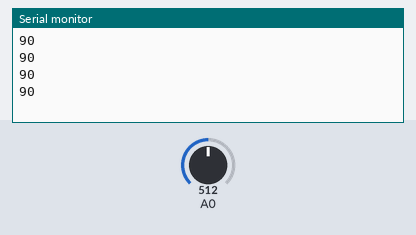
A sketch run on a simulated Arduino Uno, built with avr-gcc and run on an emulated ATmega328P. Parts: the last lines printed to the serial monitor. Inputs (shaded band) come from the test bench; at power-on: A0 = 512.

Above: at 1.2 s.
1.3 s: A0 set to 716
At 1.71 s:
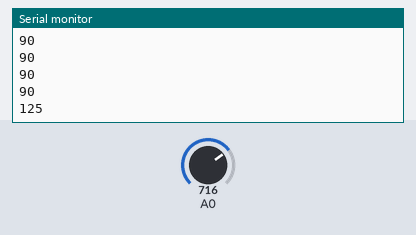
2.8 s: A0 set to 900
At 2.91 s:
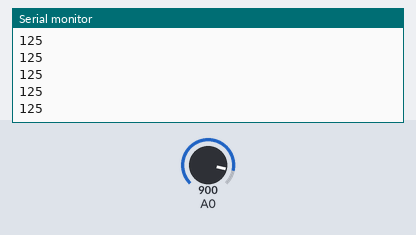
Timing chart, 0 to 5.8 s (numbered marks = the images above; inputs shaded):
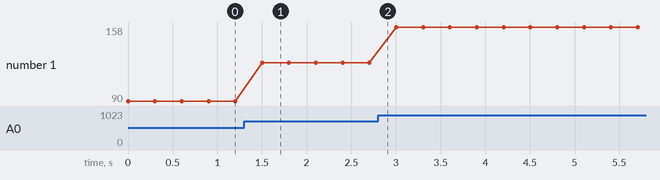

Measured:
- after the input at 1.3 s, the serial monitor: prints a new line after 0.20 s (image 1)
- plotted number 1: 90 → 125 after the input at 1.3 s, 125 → 158 after the input at 2.8 s

The sketch:

arduino_temp.ino
```cpp
int deger = 0;

void setup() {
  pinMode(A0, INPUT);
  Serial.begin(9600);
}

void loop() {
  deger = analogRead(A0);
  deger = map(deger, 0, 1024, 0, 180);
  Serial.println(deger);
  delay(300);
}
```
